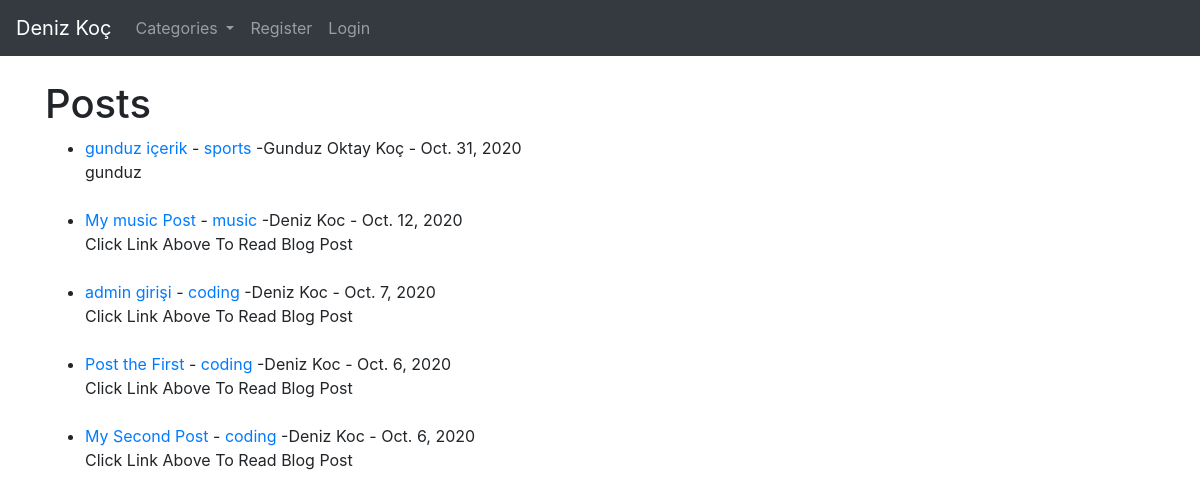
The page / on the database its author committed.
### theblog/models.py (models this page shows, shortened)
class Post(models.Model):
    title = models.CharField(max_length=255)
    header_image = models.ImageField(null=True, blank=True, upload_to = "images/")
    title_tag = models.CharField(max_length=255)
    author = models.ForeignKey(User,on_delete=models.CASCADE)
    body = RichTextField(blank=True , null=True)
    post_date = models.DateField(auto_now_add=True)
    category = models.CharField(max_length=255, default='coding')
    snippet = models.CharField(max_length=255)
    likes = models.ManyToManyField(User, related_name='blog_posts')

### theblog/views.py (the view)
# urls.py: path('', HomeView.as_view(), name="home"),
class HomeView(ListView):
    model = Post
    template_name = 'home.html'
    ordering = ['-post_date']
    def get_context_data(self, *args, **kwargs):
        cat_menu = Category.objects.all()
        context = super(HomeView, self).get_context_data(*args, **kwargs)
        context["cat_menu"] = cat_menu
        return context

### theblog/models.py (called while the page is built)
    def __str__(self):
        return self.name

### theblog/templates/home.html (shortened to what this page needs)
{% extends 'base.html'%}
{% block content %}
  <h1> Posts </h1>
<ul>
{% for post in object_list %}
  <li><a href="{% url 'article-detail' post.pk %}">
  {{ post.title }}</a>
  - <a href="{% url 'category' post.category|slugify %}">{{ post.category }}</a>
  -{{ post.author.first_name }}
   {{ post.author.last_name }}
  -  {{post.post_date }}   <br/>
  {{ post.snippet }}
    </li>
{% endfor %}
</ul>
{% endblock %}

### theblog/templates/base.html (shortened to what this page needs)
<!DOCTYPE html>
<html >
  <head>
    <link rel="stylesheet" href="https://stackpath.bootstrapcdn.com/bootstrap/4.5.2/css/bootstrap.min.css">
  </head>
  <body>
   <nav class="navbar navbar-expand-lg navbar-dark bg-dark">
   <a class="navbar-brand" href={% url 'home'%}>Deniz Koç</a>
  <div class="collapse navbar-collapse" id="navbarSupportedContent">
  <ul class="navbar-nav mr-auto">
{%if cat_menu %}
 <li class="nav-item dropdown">
  <a class="nav-link dropdown-toggle" href="#" id="navbarDropdown" role="button" data-toggle="dropdown" aria-haspopup="true" aria-expanded="false">
        Categories
     </a>
      </li>
      {% endif %}
      {% if user.is_authenticated %}
        <li class="nav-item">
          <a class="nav-link"  href="{% url 'add_post'%}">Add Post</a>
          </li>
          <li class="nav-item">
          <a class="nav-link"  href="{% url 'add_category' %}">Add Category</a>
         </li>
     <li class="nav-item">
           <a class="nav-link"  href="{% url 'logout' %}">Logout</a>
            </li>
    {% else %}
       <li class="nav-item">
        <a class="nav-link"  href="{% url 'register' %}">Register</a>
        </li>
        <li class="nav-item">
         <a class="nav-link"  href="{% url 'login' %}">Login</a>
         </li>
    {% endif %}
 </ul>
 </div>
 </nav>
 <br/>
 <div class="container">
 {% block content %}
{% endblock %}
    </div>
  </body>
</html>

### rows shown on the page
Post: title "gunduz içerik", category "sports", author.first_name "Gunduz Oktay", author.last_name "Koç", post_date "Oct. 31, 2020", snippet "gunduz"
Post: title "My music Post", category "music", author.first_name "Deniz", author.last_name "Koc", post_date "Oct. 12, 2020", snippet "Click Link Above To Read Blog Post"
Post: title "admin girişi", category "coding", author.first_name "Deniz", author.last_name "Koc", post_date "Oct. 7, 2020", snippet "Click Link Above To Read Blog Post"
Post: title "Post the First", category "coding", author.first_name "Deniz", author.last_name "Koc", post_date "Oct. 6, 2020", snippet "Click Link Above To Read Blog Post"
Post: title "My Second Post", category "coding", author.first_name "Deniz", author.last_name "Koc", post_date "Oct. 6, 2020", snippet "Click Link Above To Read Blog Post"
